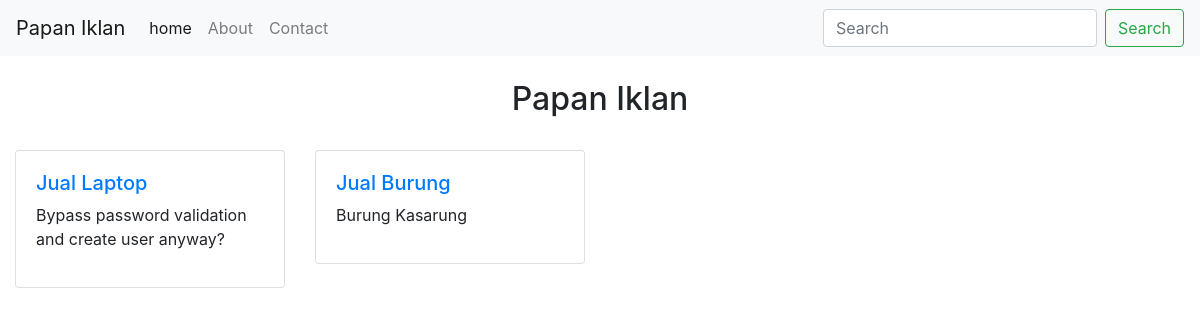
Before: / with the older database file.
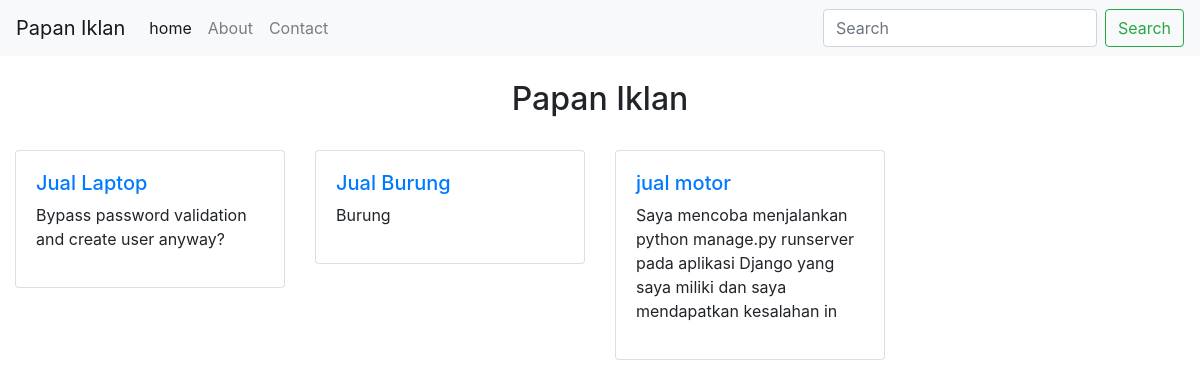
After: the same page with the newer database file.
### webapp/models.py (models this page shows)
class Iklan(models.Model):
    nama = models.CharField(max_length=200)
    judul= models.CharField(max_length=200)
    deskripsi = models.TextField()
    phone = models.CharField(max_length=20)
    email = models.CharField(max_length=200, blank=True, null=True)

### webapp/views.py (the view)
# urls.py: path('',HomeView.as_view(), name="home"),
class HomeView(TemplateView):
    template_name = 'home.html'
    def get(self, request):
        all_iklan = Iklan.objects.all()
        return render(request, self.template_name, {'objects':all_iklan} )

### templates/home.html (shortened to what this page needs)
{% extends 'base.html' %}
{% block content %}
    <div class="row">
        <div class="col text-center">
            <h2>Papan Iklan</h2>
        </div>
    </div>
    <div class="row mt-4">
        {% if objects %}
                {% for iklan in objects  %}
                    <div class="col-3">
                        <div class="card">
                            <div class="card-body">
                                <h5><a href="{% url 'iklan-detail' iklan.id %}">{{iklan.judul}}</a></h5>
                                <p>{{iklan.deskripsi}}</p>
                            </div>
                        </div>
                    </div>
                {% endfor %}
        {% else %}
                    <div class="col-12">
                        <p>Belum ada iklan</p>
                    </div>
        {% endif %}
    </div>
{% endblock content %}

### templates/base.html (shortened to what this page needs)
<!DOCTYPE html>
<html lang="en">
<head>
    <link rel="stylesheet" href="https://stackpath.bootstrapcdn.com/bootstrap/4.4.1/css/bootstrap.min.css">
</head>
<body>
    <div>
    <nav class="navbar navbar-expand-lg navbar-light bg-light">
  <a class="navbar-brand" href="#">Papan Iklan</a>
  <div class="collapse navbar-collapse" id="navbarSupportedContent">
    <ul class="navbar-nav bd-navbar mr-auto">
      <li class="nav-item active dropdown">
        <a class="nav-link" href="{% url 'home' %}" onclick="ga('send', 'event', 'Navbar');">home<span class="sr-only">(current)</span></a>
      <li>
      <li class="nav-item dropdown">
        <a class="nav-link" href="{% url 'about' %}" onclick="ga('send', 'event', 'Navbar');">About</a>
    <li class="nav-item dropdown">
        <a class="nav-link" href="#" onclick=" ga('send', 'event', 'Navbar');">Contact</a>
    </li>
    </ul>
    <form class="form-inline my-2 my-lg-0">
      <input class="form-control mr-sm-2" type="search" placeholder="Search" aria-label="Search">
      <button class="btn btn-outline-success my-2 my-sm-0" type="submit">Search</button>
    </form>
  </div>
</nav>
    </div>
    <div class="container-fluid py-4">
        {% block content %} {% endblock %}
    </div>
</body>
</html>

Changed rows visible on the page:
changed Iklan "Jual Burung": deskripsi "Burung Kasarung" → "Burung"
added Iklan: judul "jual motor", deskripsi "Saya mencoba menjalankan python manage.py runserver pada aplikasi Django yang saya miliki dan saya mendapatkan kesalahan in"
